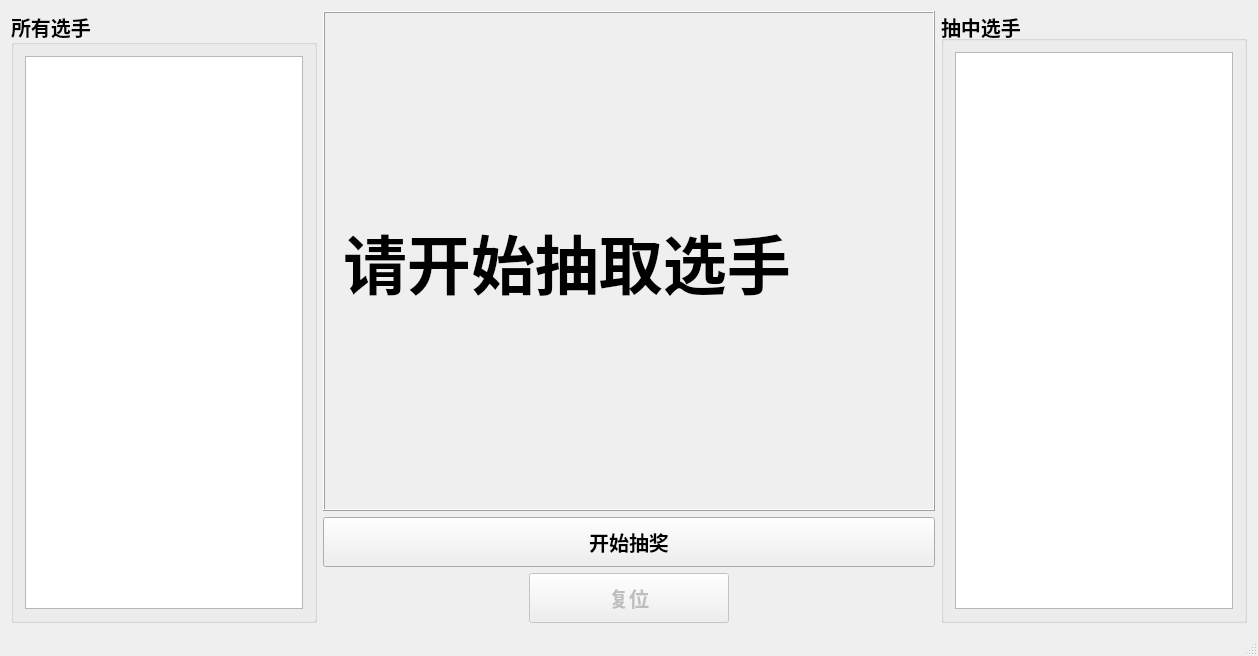
<?xml version="1.0" encoding="UTF-8"?>
<ui version="4.0">
 <class>QTShowPic</class>
 <widget class="QMainWindow" name="QTShowPic">
  <property name="windowModality">
   <enum>Qt::WindowModal</enum>
  </property>
  <property name="geometry">
   <rect>
    <x>0</x>
    <y>0</y>
    <width>1258</width>
    <height>656</height>
   </rect>
  </property>
  <property name="windowTitle">
   <string>夜场抽签专用(尤里复仇超级高手总部:538885072)</string>
  </property>
  <widget class="QWidget" name="centralWidget">
   <layout class="QHBoxLayout" name="horizontalLayout_3">
    <item>
     <layout class="QHBoxLayout" name="horizontalLayout_2" stretch="2,4,2">
      <item>
       <widget class="QGroupBox" name="groupBox_all">
        <property name="font">
         <font>
          <family>Arial Black</family>
          <pointsize>15</pointsize>
          <weight>75</weight>
          <bold>true</bold>
         </font>
        </property>
        <property name="title">
         <string>所有选手</string>
        </property>
        <layout class="QVBoxLayout" name="verticalLayout">
         <item>
          <widget class="QPlainTextEdit" name="plainTextEdit_all"/>
         </item>
        </layout>
       </widget>
      </item>
      <item>
       <layout class="QVBoxLayout" name="verticalLayout_3" stretch="3,2,1">
        <item>
         <widget class="QLabel" name="label_Change">
          <property name="font">
           <font>
            <family>Arial Black</family>
            <pointsize>48</pointsize>
            <weight>75</weight>
            <bold>true</bold>
           </font>
          </property>
          <property name="layoutDirection">
           <enum>Qt::LeftToRight</enum>
          </property>
          <property name="frameShape">
           <enum>QFrame::Box</enum>
          </property>
          <property name="frameShadow">
           <enum>QFrame::Raised</enum>
          </property>
          <property name="text">
           <string>请开始抽取选手</string>
          </property>
         </widget>
        </item>
        <item>
         <widget class="QPushButton" name="pushButton_Start">
          <property name="minimumSize">
           <size>
            <width>200</width>
            <height>50</height>
           </size>
          </property>
          <property name="font">
           <font>
            <family>Arial Black</family>
            <pointsize>15</pointsize>
            <weight>75</weight>
            <bold>true</bold>
           </font>
          </property>
          <property name="text">
           <string>开始抽奖</string>
          </property>
         </widget>
        </item>
        <item>
         <layout class="QHBoxLayout" name="horizontalLayout">
          <item>
           <spacer name="horizontalSpacer">
            <property name="orientation">
             <enum>Qt::Horizontal</enum>
            </property>
            <property name="sizeHint" stdset="0">
             <size>
              <width>40</width>
              <height>20</height>
             </size>
            </property>
           </spacer>
          </item>
          <item>
           <widget class="QPushButton" name="pushButton_Reset">
            <property name="enabled">
             <bool>false</bool>
            </property>
            <property name="minimumSize">
             <size>
              <width>200</width>
              <height>50</height>
             </size>
            </property>
            <property name="font">
             <font>
              <family>Arial Black</family>
              <pointsize>15</pointsize>
              <weight>75</weight>
              <bold>true</bold>
             </font>
            </property>
            <property name="text">
             <string>复位</string>
            </property>
           </widget>
          </item>
          <item>
           <spacer name="horizontalSpacer_2">
            <property name="orientation">
             <enum>Qt::Horizontal</enum>
            </property>
            <property name="sizeHint" stdset="0">
             <size>
              <width>40</width>
              <height>20</height>
             </size>
            </property>
           </spacer>
          </item>
         </layout>
        </item>
       </layout>
      </item>
      <item>
       <widget class="QGroupBox" name="groupBox_part">
        <property name="font">
         <font>
          <pointsize>15</pointsize>
          <weight>75</weight>
          <bold>true</bold>
         </font>
        </property>
        <property name="title">
         <string>抽中选手</string>
        </property>
        <layout class="QVBoxLayout" name="verticalLayout_2">
         <item>
          <widget class="QPlainTextEdit" name="plainTextEdit_part"/>
         </item>
        </layout>
       </widget>
      </item>
     </layout>
    </item>
   </layout>
  </widget>
  <widget class="QStatusBar" name="statusBar"/>
 </widget>
 <layoutdefault spacing="6" margin="11"/>
 <resources/>
 <connections/>
</ui>
